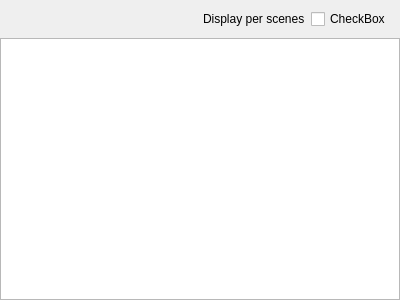
<?xml version="1.0" encoding="UTF-8"?>
<ui version="4.0">
 <class>ManuscriptReport</class>
 <widget class="QWidget" name="ManuscriptReport">
  <property name="geometry">
   <rect>
    <x>0</x>
    <y>0</y>
    <width>400</width>
    <height>300</height>
   </rect>
  </property>
  <property name="windowTitle">
   <string>Form</string>
  </property>
  <layout class="QVBoxLayout" name="verticalLayout">
   <property name="spacing">
    <number>0</number>
   </property>
   <property name="leftMargin">
    <number>0</number>
   </property>
   <property name="topMargin">
    <number>0</number>
   </property>
   <property name="rightMargin">
    <number>0</number>
   </property>
   <property name="bottomMargin">
    <number>0</number>
   </property>
   <item>
    <widget class="QScrollArea" name="scrollArea">
     <property name="frameShape">
      <enum>QFrame::NoFrame</enum>
     </property>
     <property name="widgetResizable">
      <bool>true</bool>
     </property>
     <widget class="QWidget" name="scrollAreaWidgetContents">
      <property name="geometry">
       <rect>
        <x>0</x>
        <y>0</y>
        <width>400</width>
        <height>300</height>
       </rect>
      </property>
      <property name="sizePolicy">
       <sizepolicy hsizetype="Expanding" vsizetype="Expanding">
        <horstretch>0</horstretch>
        <verstretch>0</verstretch>
       </sizepolicy>
      </property>
      <layout class="QVBoxLayout" name="verticalLayout_7">
       <property name="spacing">
        <number>0</number>
       </property>
       <property name="leftMargin">
        <number>0</number>
       </property>
       <property name="topMargin">
        <number>0</number>
       </property>
       <property name="rightMargin">
        <number>0</number>
       </property>
       <property name="bottomMargin">
        <number>0</number>
       </property>
       <item alignment="Qt::AlignRight">
        <widget class="QWidget" name="widget" native="true">
         <layout class="QHBoxLayout" name="horizontalLayout">
          <item alignment="Qt::AlignVCenter">
           <widget class="QLabel" name="label">
            <property name="toolTip">
             <string>By default the word count is displayed by chapters</string>
            </property>
            <property name="text">
             <string>Display per scenes</string>
            </property>
           </widget>
          </item>
          <item alignment="Qt::AlignVCenter">
           <widget class="Toggle" name="cbScenesToggle">
            <property name="toolTip">
             <string>By default the word count is displayed by chapters</string>
            </property>
            <property name="text">
             <string>CheckBox</string>
            </property>
           </widget>
          </item>
         </layout>
        </widget>
       </item>
       <item>
        <widget class="ChartView" name="chartChaptersLength"/>
       </item>
      </layout>
     </widget>
    </widget>
   </item>
  </layout>
 </widget>
 <customwidgets>
  <customwidget>
   <class>Toggle</class>
   <extends>QCheckBox</extends>
   <header>plotlyst.view.widget.input</header>
  </customwidget>
  <customwidget>
   <class>ChartView</class>
   <extends>QGraphicsView</extends>
   <header>plotlyst.view.widget.display</header>
  </customwidget>
 </customwidgets>
 <resources/>
 <connections/>
</ui>
